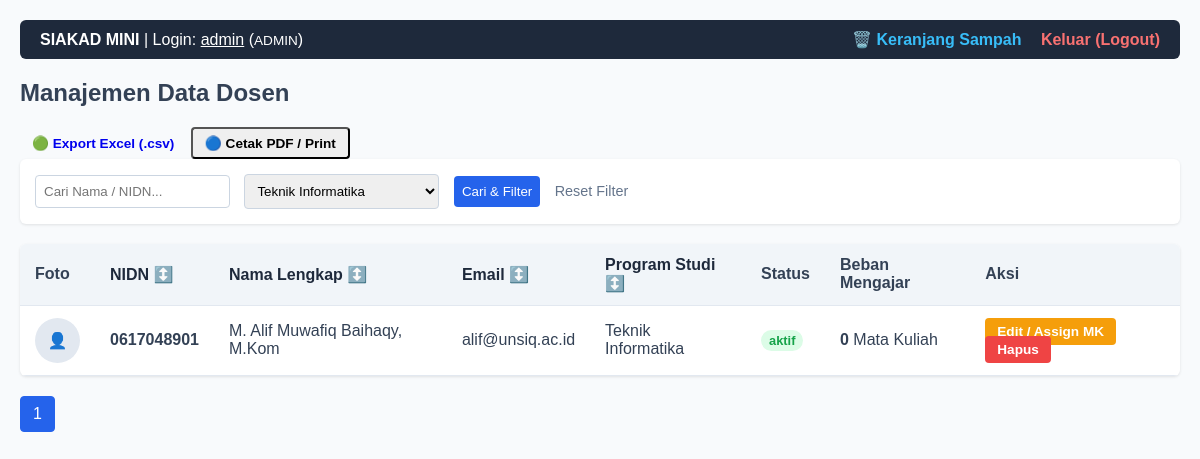
The app's page /index.php?studi=Teknik Informatika (signed in) with its own data.
### tables this page shows
CREATE TABLE `dosen` (
  `id` int(10) UNSIGNED NOT NULL,
  `nidn` char(10) NOT NULL,
  `nama` varchar(100) NOT NULL,
  `email` varchar(120) NOT NULL,
  `program_studi` enum('Teknik Informatika','Sistem Informasi','Teknik Elektro') NOT NULL,
  `foto` varchar(255) DEFAULT NULL,
  `status` enum('aktif','nonaktif') NOT NULL DEFAULT 'aktif',
  `created_at` timestamp NOT NULL DEFAULT current_timestamp(),
  `updated_at` timestamp NOT NULL DEFAULT current_timestamp() ON UPDATE current_timestamp(),
  `deleted_at` timestamp NULL DEFAULT NULL
);

### src/DosenRepository.php (called while the page is built, shortened)
<?php
class DosenRepository {
    private PDO $db;
    public function __construct(PDO $db) {
        $this->db = $db;
    }
    public function getAllActive(string $search, string $studi, string $sortCol, string $sortDir, int $limit, int $offset): array {
        $allowedCols = ['nama', 'nidn', 'email', 'program_studi', 'status'];
        $sortCol = in_array($sortCol, $allowedCols, true) ? $sortCol : 'nama';
        $sortDir = strtoupper($sortDir) === 'DESC' ? 'DESC' : 'ASC';
        $sql = "SELECT d.*, COUNT(dm.matakuliah_id) as total_mk
                FROM dosen d
                LEFT JOIN dosen_matakuliah dm ON d.id = dm.dosen_id
                WHERE d.deleted_at IS NULL";
        $params = [];
        if ($studi !== '') {
            $sql .= " AND d.program_studi = :studi";
            $params[':studi'] = $studi;
        }
        $sql .= " GROUP BY d.id ORDER BY d.{$sortCol} {$sortDir} LIMIT :limit OFFSET :offset";
        $stmt = $this->db->prepare($sql);
        foreach ($params as $key => $val) {
            $stmt->bindValue($key, $val);
        }
        $stmt->bindValue(':limit', $limit, PDO::PARAM_INT);
        $stmt->bindValue(':offset', $offset, PDO::PARAM_INT);
        $stmt->execute();
        return $stmt->fetchAll();
    }
    public function countActive(string $search, string $studi): int {
        $sql = "SELECT COUNT(*) FROM dosen WHERE deleted_at IS NULL";
        $params = [];
        if ($studi !== '') {
            $sql .= " AND program_studi = :studi";
            $params[':studi'] = $studi;
        }
        $stmt = $this->db->prepare($sql);
        $stmt->execute($params);
        return (int) $stmt->fetchColumn();
    }
}

### public/index.php (the view, shortened to what this page needs)
<?php
require_once __DIR__ . '/../src/DosenRepository.php';
$db = Database::getConnection();
$repo = new DosenRepository($db);
$search  = trim($_GET['q'] ?? '');
$studi   = trim($_GET['studi'] ?? '');
$sortCol = trim($_GET['sort'] ?? 'nama');
$sortDir = trim($_GET['dir'] ?? 'ASC');
$page      = max(1, (int)($_GET['page'] ?? 1));
$limit     = 5;
$offset    = ($page - 1) * $limit;
$dosenList = $repo->getAllActive($search, $studi, $sortCol, $sortDir, $limit, $offset);
$totalData = $repo->countActive($search, $studi);
$totalPages = ceil($totalData / $limit);
$nextDir = ($sortDir === 'ASC') ? 'DESC' : 'ASC';
?>
<!DOCTYPE html>
<html lang="id">
<head>
</head>
<body>
<div class="navbar">
    <div>
        <strong>SIAKAD MINI</strong> | Login: <u><?= htmlspecialchars($_SESSION['username'], ENT_QUOTES, 'UTF-8') ?></u>
        (<span style="text-transform: uppercase; font-size: 0.85rem;"><?= htmlspecialchars($_SESSION['role'], ENT_QUOTES, 'UTF-8') ?></span>)
    </div>
    <div>
        <?php if ($_SESSION['role'] === 'admin'): ?>
            <a href="trash.php" class="trash-link">🗑️ Keranjang Sampah</a>
        <?php endif; ?>
        <a href="logout.php">Keluar (Logout)</a>
    </div>
</div>
<h2>Manajemen Data Dosen</h2>
<div class="mb-3">
    <a href="export_excel.php" class="btn btn-success btn-sm">🟢 Export Excel (.csv)</a>
    <button onclick="window.print()" class="btn btn-secondary btn-sm">🔵 Cetak PDF / Print</button>
</div>
<div class="filter-box">
    <form method="GET" action="">
        <input type="text" name="q" placeholder="Cari Nama / NIDN..." value="<?= htmlspecialchars($search, ENT_QUOTES, 'UTF-8') ?>">
        <select name="studi">
            <option value="Teknik Informatika" <?= $studi === 'Teknik Informatika' ? 'selected' : '' ?>>Teknik Informatika</option>
        </select>
        <button type="submit">Cari & Filter</button>
        <?php if ($search !== '' || $studi !== ''): ?>
            <a href="index.php">Reset Filter</a>
        <?php endif; ?>
    </form>
</div>
<table>
    <thead>
        <tr>
            <th>Foto</th>
            <th><a href="?q=<?= urlencode($search) ?>&studi=<?= urlencode($studi) ?>&sort=nidn&dir=<?= $nextDir ?>">NIDN ↕️</a></th>
            <th><a href="?q=<?= urlencode($search) ?>&studi=<?= urlencode($studi) ?>&sort=nama&dir=<?= $nextDir ?>">Nama Lengkap ↕️</a></th>
            <th><a href="?q=<?= urlencode($search) ?>&studi=<?= urlencode($studi) ?>&sort=email&dir=<?= $nextDir ?>">Email ↕️</a></th>
            <th><a href="?q=<?= urlencode($search) ?>&studi=<?= urlencode($studi) ?>&sort=program_studi&dir=<?= $nextDir ?>">Program Studi ↕️</a></th>
            <th>Status</th>
            <th>Beban Mengajar</th>
            <th>Aksi</th>
        </tr>
    </thead>
    <tbody>
        <?php if (empty($dosenList)): ?>
            <tr><td colspan="8" style="text-align: center; color: #94a3b8;">Data dosen tidak ditemukan.</td></tr>
        <?php else: ?>
            <?php foreach ($dosenList as $dosen): ?>
                <tr>
                    <td>
                        <?php if (!empty($dosen['foto'])): ?>
                            <img src="../uploads/<?= htmlspecialchars($dosen['foto'], ENT_QUOTES, 'UTF-8') ?>" class="avatar" alt="Foto">
                        <?php else: ?>
                            <div class="avatar">👤</div>
                        <?php endif; ?>
                    </td>
                    <td><strong><?= htmlspecialchars($dosen['nidn'], ENT_QUOTES, 'UTF-8') ?></strong></td>
                    <td><?= htmlspecialchars($dosen['nama'], ENT_QUOTES, 'UTF-8') ?></td>
                    <td><?= htmlspecialchars($dosen['email'], ENT_QUOTES, 'UTF-8') ?></td>
                    <td><?= htmlspecialchars($dosen['program_studi'], ENT_QUOTES, 'UTF-8') ?></td>
                    <td>
                        <span style="padding: 3px 8px; border-radius: 12px; font-size: 0.8rem; font-weight: bold; background: <?= $dosen['status'] === 'aktif' ? '#dcfce7; color: #16a34a;' : '#fee2e2; color: #dc2626;' ?>">
                            <?= htmlspecialchars($dosen['status'], ENT_QUOTES, 'UTF-8') ?>
                        </span>
                    </td>
                    <td><strong><?= (int)$dosen['total_mk'] ?></strong> Mata Kuliah</td>
                    <td>
                        <a href="edit.php?id=<?= (int)$dosen['id'] ?>" class="btn btn-edit">Edit / Assign MK</a>
                        <?php if ($_SESSION['role'] === 'admin'): ?>
                            <a href="delete.php?id=<?= (int)$dosen['id'] ?>&csrf_token=<?= htmlspecialchars($_SESSION['csrf_token'], ENT_QUOTES, 'UTF-8') ?>"
                               class="btn btn-del"
                               onclick="return confirm('Apakah Anda yakin ingin memindahkan dosen ini ke Keranjang Sampah?')">Hapus</a>
                        <?php endif; ?>
                    </td>
                </tr>
            <?php endforeach; ?>
        <?php endif; ?>
    </tbody>
</table>
<div class="pagination">
    <?php for ($i = 1; $i <= $totalPages; $i++): ?>
        <a href="?q=<?= urlencode($search) ?>&studi=<?= urlencode($studi) ?>&sort=<?= urlencode($sortCol) ?>&dir=<?= urlencode($sortDir) ?>&page=<?= $i ?>"
           class="<?= $page === $i ? 'active' : '' ?>"><?= $i ?></a>
    <?php endfor; ?>
</div>
</body>
</html>

### public/index.php (style rules this page uses)
body { font-family: sans-serif; margin: 20px; background: #f8fafc; color: #334155; }
.navbar { display: flex; justify-content: space-between; align-items: center; background: #1e293b; color: white; padding: 10px 20px; border-radius: 6px; margin-bottom: 20px; }
.navbar a { color: #f87171; text-decoration: none; font-weight: bold; }
.trash-link { color: #38bdf8 !important; margin-right: 15px; }
.filter-box { background: white; padding: 15px; border-radius: 6px; box-shadow: 0 1px 3px rgba(0,0,0,0.1); margin-bottom: 20px; }
.filter-box input, .filter-box select, .filter-box button { padding: 8px; border: 1px solid #cbd5e1; border-radius: 4px; margin-right: 10px; }
.filter-box button { background: #2563eb; color: white; border: none; cursor: pointer; }
.filter-box a { color: #64748b; text-decoration: none; font-size: 0.9rem; }
table { width: 100%; border-collapse: collapse; background: white; border-radius: 6px; overflow: hidden; box-shadow: 0 1px 3px rgba(0,0,0,0.1); }
th, td { padding: 12px 15px; text-align: left; border-bottom: 1px solid #e2e8f0; }
th { background: #f1f5f9; }
th a { text-decoration: none; color: #1e293b; font-weight: bold; }
.avatar { width: 45px; height: 45px; object-fit: cover; border-radius: 50%; background: #e2e8f0; display: inline-block; text-align: center; line-height: 45px; }
.btn { padding: 6px 12px; text-decoration: none; border-radius: 4px; font-size: 0.85rem; font-weight: bold; }
.btn-edit { background: #f59e0b; color: white; }
.btn-del { background: #ef4444; color: white; }
.pagination { margin-top: 20px; display: flex; gap: 5px; }
.pagination a { padding: 8px 12px; border: 1px solid #cbd5e1; background: white; text-decoration: none; color: #334155; border-radius: 4px; }
.pagination a.active { background: #2563eb; color: white; border-color: #2563eb; }

### records on screen
dosen: nidn "0617048901", nama "M. Alif Muwafiq Baihaqy, M.Kom", email "alif@unsiq.ac.id", program_studi "Teknik Informatika", status "aktif", total_mk "0"

### other values on screen
$_SESSION['username'] "admin"
$_SESSION['role'] "ADMIN"
